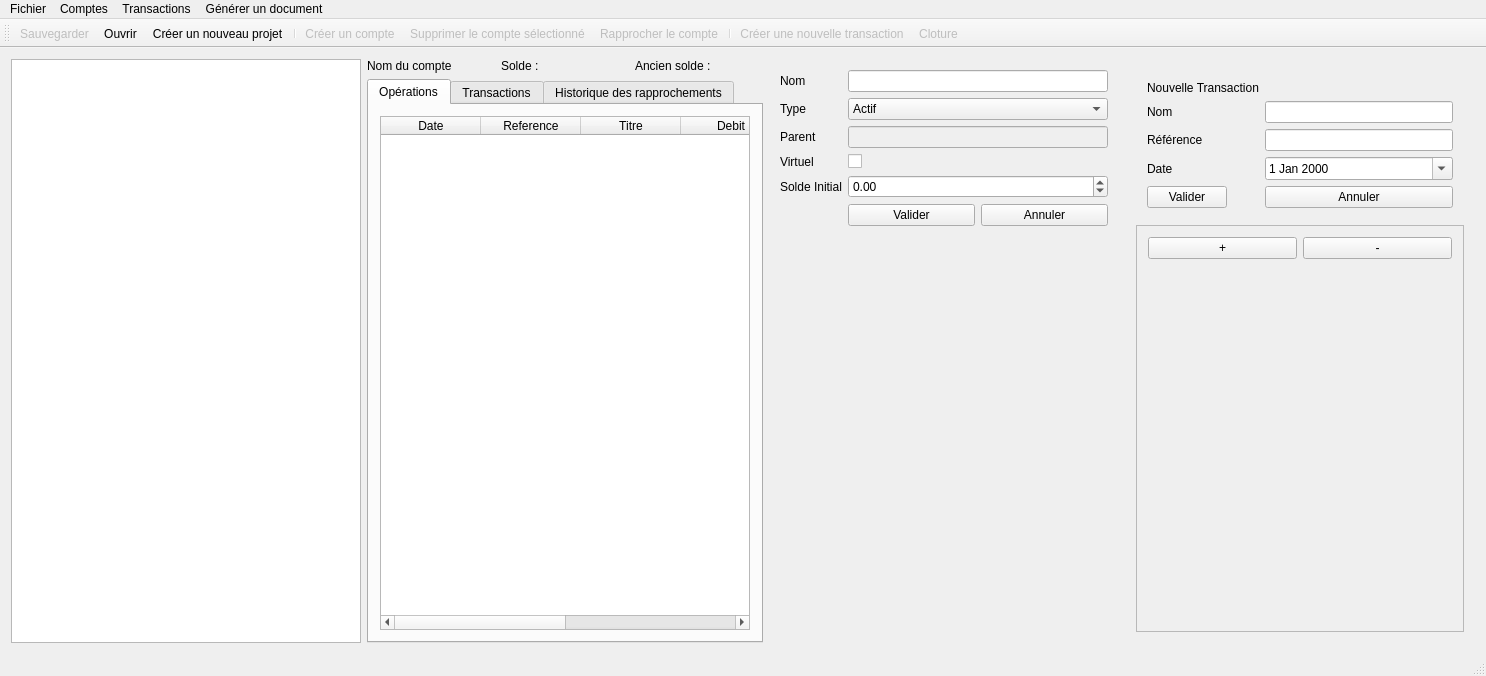
<?xml version="1.0" encoding="UTF-8"?>
<ui version="4.0">
 <class>MainWindow</class>
 <widget class="QMainWindow" name="MainWindow">
  <property name="geometry">
   <rect>
    <x>0</x>
    <y>0</y>
    <width>1486</width>
    <height>676</height>
   </rect>
  </property>
  <property name="windowTitle">
   <string>Gestion de Trésorerie</string>
  </property>
  <property name="styleSheet">
   <string notr="true"/>
  </property>
  <widget class="QWidget" name="centralWidget">
   <layout class="QHBoxLayout" name="horizontalLayout_2">
    <item>
     <widget class="QTreeWidget" name="arborescenceComptes">
      <property name="enabled">
       <bool>true</bool>
      </property>
      <property name="sizePolicy">
       <sizepolicy hsizetype="Preferred" vsizetype="Expanding">
        <horstretch>0</horstretch>
        <verstretch>0</verstretch>
       </sizepolicy>
      </property>
      <property name="minimumSize">
       <size>
        <width>350</width>
        <height>0</height>
       </size>
      </property>
      <property name="verticalScrollBarPolicy">
       <enum>Qt::ScrollBarAsNeeded</enum>
      </property>
      <property name="sizeAdjustPolicy">
       <enum>QAbstractScrollArea::AdjustIgnored</enum>
      </property>
      <property name="columnCount">
       <number>3</number>
      </property>
      <attribute name="headerVisible">
       <bool>false</bool>
      </attribute>
      <attribute name="headerCascadingSectionResizes">
       <bool>true</bool>
      </attribute>
      <attribute name="headerMinimumSectionSize">
       <number>57</number>
      </attribute>
      <attribute name="headerHighlightSections">
       <bool>false</bool>
      </attribute>
      <attribute name="headerShowSortIndicator" stdset="0">
       <bool>false</bool>
      </attribute>
      <column>
       <property name="text">
        <string>Compte</string>
       </property>
      </column>
      <column>
       <property name="text">
        <string>ID</string>
       </property>
      </column>
      <column>
       <property name="text">
        <string>Solde</string>
       </property>
      </column>
     </widget>
    </item>
    <item>
     <layout class="QVBoxLayout" name="layoutCompte">
      <item>
       <layout class="QHBoxLayout" name="infosCompte">
        <item>
         <widget class="QLabel" name="labelNomCompteSelectionne">
          <property name="text">
           <string>Nom du compte</string>
          </property>
         </widget>
        </item>
        <item>
         <widget class="QLabel" name="labelRapprochementCompteSelect">
          <property name="text">
           <string>Solde : </string>
          </property>
         </widget>
        </item>
        <item>
         <widget class="QLabel" name="labelSoldeCompteSelect">
          <property name="text">
           <string>Ancien solde :</string>
          </property>
         </widget>
        </item>
       </layout>
      </item>
      <item>
       <widget class="QTabWidget" name="tabWidget">
        <property name="sizePolicy">
         <sizepolicy hsizetype="Expanding" vsizetype="Expanding">
          <horstretch>0</horstretch>
          <verstretch>0</verstretch>
         </sizepolicy>
        </property>
        <property name="currentIndex">
         <number>0</number>
        </property>
        <widget class="QWidget" name="tabOp">
         <attribute name="title">
          <string>Opérations</string>
         </attribute>
         <layout class="QGridLayout" name="gridLayout_2">
          <item row="0" column="0">
           <layout class="QVBoxLayout" name="verticalLayout">
            <item>
             <widget class="QTableWidget" name="operationsCompteSelectionne">
              <property name="sizeAdjustPolicy">
               <enum>QAbstractScrollArea::AdjustToContents</enum>
              </property>
              <property name="columnCount">
               <number>6</number>
              </property>
              <attribute name="horizontalHeaderCascadingSectionResizes">
               <bool>true</bool>
              </attribute>
              <attribute name="verticalHeaderCascadingSectionResizes">
               <bool>false</bool>
              </attribute>
              <column>
               <property name="text">
                <string>Date</string>
               </property>
              </column>
              <column>
               <property name="text">
                <string>Reference</string>
               </property>
              </column>
              <column>
               <property name="text">
                <string>Titre</string>
               </property>
              </column>
              <column>
               <property name="text">
                <string>Debit</string>
               </property>
              </column>
              <column>
               <property name="text">
                <string>Credit</string>
               </property>
              </column>
              <column>
               <property name="text">
                <string>Solde</string>
               </property>
              </column>
             </widget>
            </item>
           </layout>
          </item>
         </layout>
        </widget>
        <widget class="QWidget" name="tabTr">
         <attribute name="title">
          <string>Transactions</string>
         </attribute>
         <layout class="QGridLayout" name="gridLayout_3">
          <item row="0" column="0">
           <widget class="QWidget" name="affichageTransactions" native="true">
            <layout class="QVBoxLayout" name="verticalLayout_2">
             <item>
              <widget class="QTableWidget" name="tableTransactions">
               <property name="sizePolicy">
                <sizepolicy hsizetype="Expanding" vsizetype="Expanding">
                 <horstretch>0</horstretch>
                 <verstretch>0</verstretch>
                </sizepolicy>
               </property>
               <property name="showGrid">
                <bool>false</bool>
               </property>
               <column>
                <property name="text">
                 <string>Date</string>
                </property>
               </column>
               <column>
                <property name="text">
                 <string>Référence</string>
                </property>
               </column>
               <column>
                <property name="text">
                 <string>Titre</string>
                </property>
               </column>
               <column>
                <property name="text">
                 <string>ID du compte</string>
                </property>
               </column>
               <column>
                <property name="text">
                 <string>Nom du compte</string>
                </property>
               </column>
               <column>
                <property name="text">
                 <string>Débit</string>
                </property>
               </column>
               <column>
                <property name="text">
                 <string>Crédit</string>
                </property>
               </column>
               <column>
                <property name="text">
                 <string>Supprimer</string>
                </property>
               </column>
              </widget>
             </item>
             <item>
              <layout class="QHBoxLayout" name="horizontalLayout_4">
               <item>
                <widget class="QPushButton" name="boutonValiderModif">
                 <property name="text">
                  <string>Valider les modifications</string>
                 </property>
                </widget>
               </item>
               <item>
                <widget class="QPushButton" name="boutonAnnulerModif">
                 <property name="text">
                  <string>Annuler</string>
                 </property>
                </widget>
               </item>
              </layout>
             </item>
            </layout>
           </widget>
          </item>
         </layout>
        </widget>
        <widget class="QWidget" name="tabHistorique">
         <attribute name="title">
          <string>Historique des rapprochements</string>
         </attribute>
         <layout class="QGridLayout" name="gridLayout">
          <item row="0" column="0">
           <widget class="QTextBrowser" name="textHistorique">
            <property name="html">
             <string>&lt;!DOCTYPE HTML PUBLIC &quot;-//W3C//DTD HTML 4.0//EN&quot; &quot;http://www.w3.org/TR/REC-html40/strict.dtd&quot;&gt;
&lt;html&gt;&lt;head&gt;&lt;meta name=&quot;qrichtext&quot; content=&quot;1&quot; /&gt;&lt;style type=&quot;text/css&quot;&gt;
p, li { white-space: pre-wrap; }
&lt;/style&gt;&lt;/head&gt;&lt;body style=&quot; font-family:'Noto Sans'; font-size:9pt; font-weight:400; font-style:normal;&quot;&gt;
&lt;p style=&quot;-qt-paragraph-type:empty; margin-top:0px; margin-bottom:0px; margin-left:0px; margin-right:0px; -qt-block-indent:0; text-indent:0px; font-family:'Ubuntu'; font-size:11pt;&quot;&gt;&lt;br /&gt;&lt;/p&gt;&lt;/body&gt;&lt;/html&gt;</string>
            </property>
           </widget>
          </item>
         </layout>
        </widget>
       </widget>
      </item>
     </layout>
    </item>
    <item>
     <widget class="QWidget" name="formAjouterCompteVirtuel" native="true">
      <property name="enabled">
       <bool>true</bool>
      </property>
      <property name="sizePolicy">
       <sizepolicy hsizetype="Fixed" vsizetype="Preferred">
        <horstretch>0</horstretch>
        <verstretch>0</verstretch>
       </sizepolicy>
      </property>
      <property name="minimumSize">
       <size>
        <width>350</width>
        <height>0</height>
       </size>
      </property>
      <layout class="QFormLayout" name="formAjoutCompte">
       <item row="0" column="0">
        <widget class="QLabel" name="labelNom">
         <property name="text">
          <string>Nom</string>
         </property>
        </widget>
       </item>
       <item row="0" column="1">
        <widget class="QLineEdit" name="nom"/>
       </item>
       <item row="1" column="0">
        <widget class="QLabel" name="labelType">
         <property name="text">
          <string>Type</string>
         </property>
        </widget>
       </item>
       <item row="1" column="1">
        <widget class="QComboBox" name="type">
         <item>
          <property name="text">
           <string>Actif</string>
          </property>
         </item>
         <item>
          <property name="text">
           <string>Passif</string>
          </property>
         </item>
         <item>
          <property name="text">
           <string>Recettes</string>
          </property>
         </item>
         <item>
          <property name="text">
           <string>Dépenses</string>
          </property>
         </item>
        </widget>
       </item>
       <item row="2" column="0">
        <widget class="QLabel" name="labelParent">
         <property name="text">
          <string>Parent</string>
         </property>
        </widget>
       </item>
       <item row="2" column="1">
        <widget class="QLineEdit" name="valeurParent">
         <property name="enabled">
          <bool>false</bool>
         </property>
         <property name="readOnly">
          <bool>true</bool>
         </property>
        </widget>
       </item>
       <item row="3" column="0">
        <widget class="QLabel" name="labelVirtuel">
         <property name="text">
          <string>Virtuel</string>
         </property>
        </widget>
       </item>
       <item row="3" column="1">
        <widget class="QCheckBox" name="checkBoxVirtuel">
         <property name="sizePolicy">
          <sizepolicy hsizetype="Fixed" vsizetype="Fixed">
           <horstretch>0</horstretch>
           <verstretch>0</verstretch>
          </sizepolicy>
         </property>
         <property name="text">
          <string/>
         </property>
        </widget>
       </item>
       <item row="4" column="0">
        <widget class="QLabel" name="labelSoldeInitial">
         <property name="text">
          <string>Solde Initial</string>
         </property>
        </widget>
       </item>
       <item row="4" column="1">
        <widget class="QDoubleSpinBox" name="valeurSoldeInitial">
         <property name="decimals">
          <number>2</number>
         </property>
         <property name="minimum">
          <double>-1000000.000000000000000</double>
         </property>
         <property name="maximum">
          <double>1000000.000000000000000</double>
         </property>
        </widget>
       </item>
       <item row="5" column="1">
        <layout class="QHBoxLayout" name="horizontalLayout">
         <item>
          <widget class="QPushButton" name="boutonValiderCreationCompte">
           <property name="text">
            <string>Valider</string>
           </property>
          </widget>
         </item>
         <item>
          <widget class="QPushButton" name="boutonAnnulerCreationCompte">
           <property name="text">
            <string>Annuler</string>
           </property>
          </widget>
         </item>
        </layout>
       </item>
       <item row="6" column="1">
        <spacer name="verticalSpacer">
         <property name="orientation">
          <enum>Qt::Vertical</enum>
         </property>
         <property name="sizeHint" stdset="0">
          <size>
           <width>20</width>
           <height>40</height>
          </size>
         </property>
        </spacer>
       </item>
      </layout>
     </widget>
    </item>
    <item>
     <widget class="QWidget" name="formTransactionMainWidget" native="true">
      <property name="sizePolicy">
       <sizepolicy hsizetype="Fixed" vsizetype="Expanding">
        <horstretch>0</horstretch>
        <verstretch>0</verstretch>
       </sizepolicy>
      </property>
      <property name="minimumSize">
       <size>
        <width>350</width>
        <height>0</height>
       </size>
      </property>
      <layout class="QVBoxLayout" name="verticalLayout_4">
       <item>
        <widget class="QWidget" name="formAjouterTransaction" native="true">
         <layout class="QFormLayout" name="formAjouterTransactionLayout">
          <item row="0" column="0">
           <widget class="QLabel" name="labelTitreTransaction">
            <property name="text">
             <string>Nouvelle Transaction</string>
            </property>
           </widget>
          </item>
          <item row="1" column="0">
           <widget class="QLabel" name="labelMemoTransaction">
            <property name="text">
             <string>Nom</string>
            </property>
           </widget>
          </item>
          <item row="1" column="1">
           <widget class="QLineEdit" name="lineEditMemoTransaction"/>
          </item>
          <item row="2" column="0">
           <widget class="QLabel" name="labelReferenceTransaction">
            <property name="text">
             <string>Référence</string>
            </property>
           </widget>
          </item>
          <item row="3" column="0">
           <widget class="QLabel" name="labelDateTransaction">
            <property name="text">
             <string>Date</string>
            </property>
           </widget>
          </item>
          <item row="3" column="1">
           <widget class="QDateEdit" name="dateEditTransaction">
            <property name="calendarPopup">
             <bool>true</bool>
            </property>
           </widget>
          </item>
          <item row="10" column="0">
           <widget class="QPushButton" name="boutonValiderCreationTransaction">
            <property name="text">
             <string>Valider</string>
            </property>
           </widget>
          </item>
          <item row="10" column="1">
           <widget class="QPushButton" name="boutonAnnulerCreationTransaction">
            <property name="text">
             <string>Annuler</string>
            </property>
           </widget>
          </item>
          <item row="2" column="1">
           <widget class="QLineEdit" name="lineEditRef"/>
          </item>
         </layout>
        </widget>
       </item>
       <item>
        <widget class="QScrollArea" name="scrollAreaOperation">
         <property name="sizePolicy">
          <sizepolicy hsizetype="Minimum" vsizetype="Expanding">
           <horstretch>0</horstretch>
           <verstretch>0</verstretch>
          </sizepolicy>
         </property>
         <property name="horizontalScrollBarPolicy">
          <enum>Qt::ScrollBarAsNeeded</enum>
         </property>
         <property name="sizeAdjustPolicy">
          <enum>QAbstractScrollArea::AdjustIgnored</enum>
         </property>
         <property name="widgetResizable">
          <bool>true</bool>
         </property>
         <widget class="QWidget" name="scrollAreaWidgetContents">
          <property name="geometry">
           <rect>
            <x>0</x>
            <y>0</y>
            <width>250</width>
            <height>273</height>
           </rect>
          </property>
          <property name="sizePolicy">
           <sizepolicy hsizetype="Minimum" vsizetype="Preferred">
            <horstretch>0</horstretch>
            <verstretch>0</verstretch>
           </sizepolicy>
          </property>
          <property name="maximumSize">
           <size>
            <width>250</width>
            <height>548</height>
           </size>
          </property>
          <layout class="QVBoxLayout" name="verticalLayout_5">
           <property name="sizeConstraint">
            <enum>QLayout::SetMinAndMaxSize</enum>
           </property>
           <item>
            <layout class="QVBoxLayout" name="verticalLayoutOperation">
             <item>
              <layout class="QHBoxLayout" name="horizontalLayout_3">
               <item>
                <widget class="QPushButton" name="boutonAjouterOp">
                 <property name="text">
                  <string>+</string>
                 </property>
                </widget>
               </item>
               <item>
                <widget class="QPushButton" name="boutonRetirerOp">
                 <property name="text">
                  <string>-</string>
                 </property>
                </widget>
               </item>
              </layout>
             </item>
            </layout>
           </item>
           <item>
            <spacer name="verticalSpacer_2">
             <property name="orientation">
              <enum>Qt::Vertical</enum>
             </property>
             <property name="sizeHint" stdset="0">
              <size>
               <width>20</width>
               <height>40</height>
              </size>
             </property>
            </spacer>
           </item>
          </layout>
         </widget>
        </widget>
       </item>
      </layout>
     </widget>
    </item>
   </layout>
  </widget>
  <widget class="QMenuBar" name="menuBar">
   <property name="geometry">
    <rect>
     <x>0</x>
     <y>0</y>
     <width>1486</width>
     <height>22</height>
    </rect>
   </property>
   <widget class="QMenu" name="menuFichier">
    <property name="title">
     <string>Fichier</string>
    </property>
    <addaction name="actionCreer_un_nouveau_projet"/>
    <addaction name="actionImporterFichier"/>
    <addaction name="actionSauvegarder"/>
    <addaction name="actionQuitter"/>
   </widget>
   <widget class="QMenu" name="menuComptes">
    <property name="title">
     <string>Comptes</string>
    </property>
    <addaction name="actionCreer_un_compte"/>
    <addaction name="actionSupprimer_un_compte"/>
   </widget>
   <widget class="QMenu" name="menuTransactions">
    <property name="title">
     <string>Transactions</string>
    </property>
    <addaction name="actionCreerTransaction"/>
   </widget>
   <widget class="QMenu" name="menuG_n_rer_un_document">
    <property name="title">
     <string>Générer un document</string>
    </property>
    <addaction name="actionGenererReleve"/>
    <addaction name="actionGenererBilan"/>
    <addaction name="actionGenererResultat"/>
   </widget>
   <addaction name="menuFichier"/>
   <addaction name="menuComptes"/>
   <addaction name="menuTransactions"/>
   <addaction name="menuG_n_rer_un_document"/>
  </widget>
  <widget class="QToolBar" name="mainToolBar">
   <attribute name="toolBarArea">
    <enum>TopToolBarArea</enum>
   </attribute>
   <attribute name="toolBarBreak">
    <bool>false</bool>
   </attribute>
   <addaction name="actionSauvegarder"/>
   <addaction name="actionImporterFichier"/>
   <addaction name="actionCreer_un_nouveau_projet"/>
   <addaction name="separator"/>
   <addaction name="actionCreer_un_compte"/>
   <addaction name="actionSupprimer_un_compte"/>
   <addaction name="actionRapprocher"/>
   <addaction name="separator"/>
   <addaction name="actionCreerTransaction"/>
   <addaction name="actionCloture"/>
  </widget>
  <widget class="QStatusBar" name="statusBar"/>
  <action name="actionQuitter">
   <property name="text">
    <string>Quitter</string>
   </property>
  </action>
  <action name="actionAfficherTransactions">
   <property name="enabled">
    <bool>false</bool>
   </property>
   <property name="icon">
    <iconset>
     <normaloff>../icons/afficher_transactions.png</normaloff>../icons/afficher_transactions.png</iconset>
   </property>
   <property name="text">
    <string>Afficher les transactions</string>
   </property>
   <property name="visible">
    <bool>true</bool>
   </property>
  </action>
  <action name="actionCreerTransaction">
   <property name="enabled">
    <bool>false</bool>
   </property>
   <property name="icon">
    <iconset>
     <normaloff>../icons/nouvelle_transaction.png</normaloff>../icons/nouvelle_transaction.png</iconset>
   </property>
   <property name="text">
    <string>Créer une nouvelle transaction</string>
   </property>
  </action>
  <action name="actionRapprocher">
   <property name="enabled">
    <bool>false</bool>
   </property>
   <property name="icon">
    <iconset>
     <normaloff>../icons/rapprocher_compte.png</normaloff>../icons/rapprocher_compte.png</iconset>
   </property>
   <property name="text">
    <string>Rapprocher le compte</string>
   </property>
  </action>
  <action name="actionImporterFichier">
   <property name="icon">
    <iconset>
     <normaloff>../icons/importer_projet.png</normaloff>../icons/importer_projet.png</iconset>
   </property>
   <property name="text">
    <string>Ouvrir...</string>
   </property>
  </action>
  <action name="actionCreer_un_compte">
   <property name="enabled">
    <bool>false</bool>
   </property>
   <property name="icon">
    <iconset>
     <normaloff>../icons/nouveau_compte.png</normaloff>../icons/nouveau_compte.png</iconset>
   </property>
   <property name="text">
    <string>Créer un compte</string>
   </property>
  </action>
  <action name="actionSupprimer_un_compte">
   <property name="enabled">
    <bool>false</bool>
   </property>
   <property name="icon">
    <iconset>
     <normaloff>../icons/supprimer_compte.png</normaloff>../icons/supprimer_compte.png</iconset>
   </property>
   <property name="text">
    <string>Supprimer le compte sélectionné</string>
   </property>
   <property name="shortcut">
    <string>Del</string>
   </property>
  </action>
  <action name="actionSauvegarder">
   <property name="enabled">
    <bool>false</bool>
   </property>
   <property name="icon">
    <iconset>
     <normaloff>../icons/save.png</normaloff>../icons/save.png</iconset>
   </property>
   <property name="text">
    <string>Sauvegarder</string>
   </property>
   <property name="shortcut">
    <string>Ctrl+S</string>
   </property>
  </action>
  <action name="actionCloture">
   <property name="enabled">
    <bool>false</bool>
   </property>
   <property name="icon">
    <iconset>
     <normaloff>../icons/cloture_livre.png</normaloff>../icons/cloture_livre.png</iconset>
   </property>
   <property name="text">
    <string>Cloture</string>
   </property>
   <property name="toolTip">
    <string>Clôture du livre</string>
   </property>
  </action>
  <action name="actionCreer_un_nouveau_projet">
   <property name="icon">
    <iconset>
     <normaloff>../icons/nouveau_projet.png</normaloff>../icons/nouveau_projet.png</iconset>
   </property>
   <property name="text">
    <string>Créer un nouveau projet</string>
   </property>
  </action>
  <action name="actionGenererReleve">
   <property name="enabled">
    <bool>false</bool>
   </property>
   <property name="icon">
    <iconset>
     <normaloff>../icons/generer_doc.png</normaloff>../icons/generer_doc.png</iconset>
   </property>
   <property name="text">
    <string>Générer un relevé</string>
   </property>
  </action>
  <action name="actionGenererBilan">
   <property name="enabled">
    <bool>false</bool>
   </property>
   <property name="icon">
    <iconset>
     <normaloff>../icons/generer_doc.png</normaloff>../icons/generer_doc.png</iconset>
   </property>
   <property name="text">
    <string>Générer un bilan</string>
   </property>
  </action>
  <action name="actionGenererResultat">
   <property name="enabled">
    <bool>false</bool>
   </property>
   <property name="icon">
    <iconset>
     <normaloff>../icons/generer_doc.png</normaloff>../icons/generer_doc.png</iconset>
   </property>
   <property name="text">
    <string>Générer le résultat</string>
   </property>
  </action>
 </widget>
 <layoutdefault spacing="6" margin="11"/>
 <resources/>
 <connections>
  <connection>
   <sender>actionCreer_un_compte</sender>
   <signal>triggered()</signal>
   <receiver>formAjouterCompteVirtuel</receiver>
   <slot>show()</slot>
   <hints>
    <hint type="sourcelabel">
     <x>-1</x>
     <y>-1</y>
    </hint>
    <hint type="destinationlabel">
     <x>430</x>
     <y>542</y>
    </hint>
   </hints>
  </connection>
  <connection>
   <sender>boutonAnnulerCreationCompte</sender>
   <signal>clicked()</signal>
   <receiver>formAjouterCompteVirtuel</receiver>
   <slot>hide()</slot>
   <hints>
    <hint type="sourcelabel">
     <x>420</x>
     <y>228</y>
    </hint>
    <hint type="destinationlabel">
     <x>430</x>
     <y>479</y>
    </hint>
   </hints>
  </connection>
  <connection>
   <sender>boutonAnnulerCreationTransaction</sender>
   <signal>clicked()</signal>
   <receiver>formTransactionMainWidget</receiver>
   <slot>hide()</slot>
   <hints>
    <hint type="sourcelabel">
     <x>621</x>
     <y>269</y>
    </hint>
    <hint type="destinationlabel">
     <x>825</x>
     <y>416</y>
    </hint>
   </hints>
  </connection>
  <connection>
   <sender>actionQuitter</sender>
   <signal>triggered()</signal>
   <receiver>MainWindow</receiver>
   <slot>close()</slot>
   <hints>
    <hint type="sourcelabel">
     <x>-1</x>
     <y>-1</y>
    </hint>
    <hint type="destinationlabel">
     <x>721</x>
     <y>337</y>
    </hint>
   </hints>
  </connection>
  <connection>
   <sender>actionCreer_un_compte</sender>
   <signal>triggered()</signal>
   <receiver>formTransactionMainWidget</receiver>
   <slot>hide()</slot>
   <hints>
    <hint type="sourcelabel">
     <x>-1</x>
     <y>-1</y>
    </hint>
    <hint type="destinationlabel">
     <x>810</x>
     <y>357</y>
    </hint>
   </hints>
  </connection>
 </connections>
</ui>
